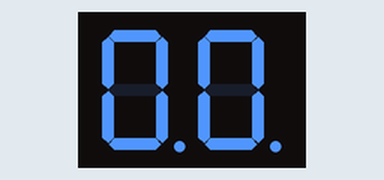
Bench run of a sketch on a simulated Arduino Uno, built with avr-gcc and run on an emulated ATmega328P. Shown: 2-digit seven-segment display. Wiring (inferred from the names in the program): 2-digit 7-segment display, segments lit when HIGH: segments pin 13, pin 12, pin 11, pin 10, pin 9, pin 8, pin 7, pin 6; digit selects pin 5, pin 4. The segment pins are drawn as the display they are named for.

Above: at 0.1 s.
At 4.4 s:
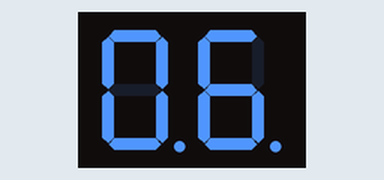
At 9.3 s:
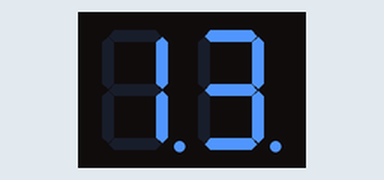
At 18.4 s:
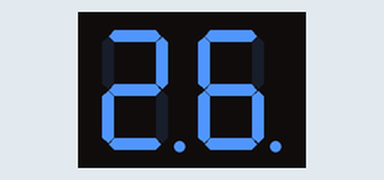
At 28.2 s:
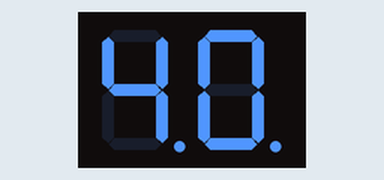
At 38.1 s:
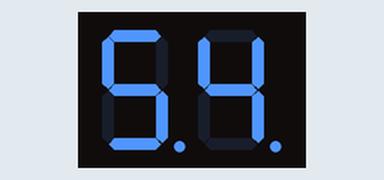

The sketch:

Two_digitdisplay.ino
```cpp
// Define the segment and digit pins(M M Momin)
const int segmentPins[] = {6, 7, 8, 9, 10, 11, 12, 13}; // Segment pins A, B, C, D, E, F, G, DP
const int digitPins[] = {5, 4}; // Digit control pins

// Segment patterns for numbers 0-9 (common anode)
char arraCC[] = { 0xBF, 0x86, 0xDB, 0xCF, 0xE6, 0xED, 0xFD, 0x87, 0xFF, 0xEF };

void setup() {
  // Set segment pins as outputs
  for (int i = 0; i < 8; i++) {
    pinMode(segmentPins[i], OUTPUT);
    digitalWrite(segmentPins[i], HIGH); // Turn off all segments (common anode)
  }

  // Set digit control pins as outputs
  for (int i = 0; i < 2; i++) {
    pinMode(digitPins[i], OUTPUT);
    digitalWrite(digitPins[i], HIGH); // Turn off all digits (common anode)
  }
}

void loop() {
  for (int i = 0; i <= 99; i++) {
    int res = i / 10; // Calculate tens digit
    int mod = i % 10; // Calculate units digit

    // Display each digit for a brief delay
    for (int k = 0; k < 10; k++) {
      // Display tens digit
      digitalWrite(digitPins[0], LOW); // Activate tens digit
      displayNumber(arraCC[res]);
      delay(35);
      digitalWrite(digitPins[0], HIGH); // Deactivate tens digit

      // Display units digit
      digitalWrite(digitPins[1], LOW); // Activate units digit
      displayNumber(arraCC[mod]);
      delay(35);
      digitalWrite(digitPins[1], HIGH); // Deactivate units digit
    }
  }
}

void displayNumber(char num) {
  // Set segment states
  for (int i = 0; i < 8; i++) {
    digitalWrite(segmentPins[i], (num & (1 << (7 - i))) ? HIGH : LOW); // Common anode: LOW to turn on segment
  }
}
```

Measured:
- what the display in image 0 shows lasts 0.7 s, from 0.1 s to 0.8 s
